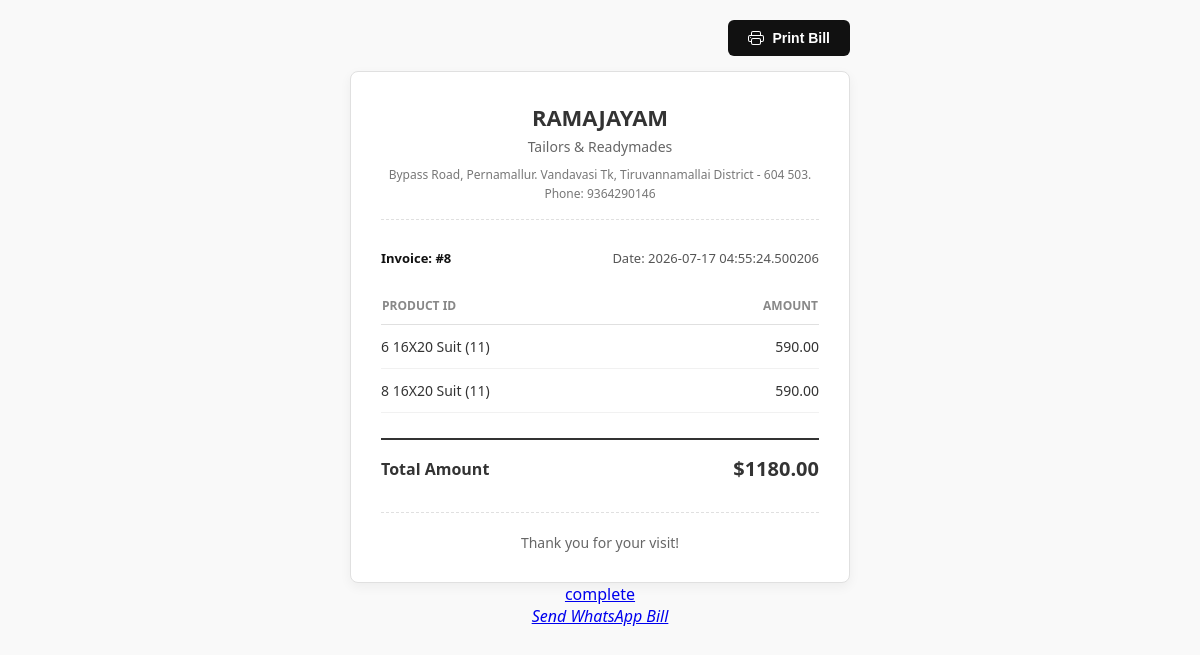
The page /bill_show_page/8 on the database its author committed.
### app.py (models this page shows)
class ShopDealer(UserMixin,db.Model) :
    id = db.Column(db.Integer, primary_key=True)
    shop_username = db.Column(db.String(150), unique=True, nullable=False)
    password = db.Column(db.String(150), nullable=False)
    shop_name = db.Column(db.String(150),nullable=False)
    shop_title = db.Column(db.String(150),nullable=False)
    shop_location = db.Column(db.String(150),nullable=False)
    shop_phone_number = db.Column(db.String(10),nullable=False)
    shop_gst_number = db.Column(db.String(15),default=None)

class Billing(db.Model) :
    id = db.Column(db.Integer,primary_key=True)
    customer_no = db.Column(db.String(10))
    customer_name = db.Column(db.String(100))
    customer_address = db.Column(db.String(100), nullable=True)
    billing_amount = db.Column(db.Integer)
    total_quantity = db.Column(db.Integer)
    billing_date = db.Column(db.DateTime, default=datetime.utcnow)
    billing_products = db.relationship('SelledProduct', backref='billing', lazy=True)

class SelledProduct(db.Model) :
    id = db.Column(db.Integer,primary_key=True)
    billing_id = db.Column(db.Integer, db.ForeignKey('billing.id'), nullable=True)
    selled_product_name = db.Column(db.String(100))
    selled_product_id = db.Column(db.String(100))
    selled_product_amount = db.Column(db.Integer)
    scanned_at = db.Column(db.DateTime, default=datetime.utcnow)

### app.py (the view)
@app.route('/bill_show_page/<int:billing_id>')
def bill_show_page(billing_id):
    billing = Billing.query.get_or_404(billing_id)
    selled = SelledProduct.query.filter_by(billing_id=billing_id)
    shop = ShopDealer.query.all()
    return render_template('bill_show_page.html', billing=billing,selled=selled,shop=shop)

### templates/bill_show_page.html (shortened to what this page needs)
<!DOCTYPE html>
<html lang="en">
<head>
</head>
<body>
    <div class="action-panel">
        <button class="print-btn" onclick="window.print()">
            Print Bill
        </button>
    </div>
    <div class="receipt-card">
        <header class="shop-header">
            {% for shop in shop %}
            <h1 class="shop-name">{{ shop.shop_name }}</h1>
            <p class="shop-title">{{ shop.shop_title }}</p>
            <p class="shop-details">{{ shop.shop_location }}</p>
            <p class="shop-details">Phone: {{ shop.shop_phone_number }}</p>
            {% endfor %}
        </header>
        <div class="invoice-meta">
            <div class="meta-group">
                <p class="invoice-id">Invoice: #{{ billing.id }}</p>
            </div>
            <div class="meta-group text-right">
                <p>Date: {{ billing.billing_date }}</p>
            </div>
        </div>
        <table class="items-table">
            <thead>
                <tr>
                    <th>Product ID</th>
                    <th class="text-right">Amount</th>
                </tr>
            </thead>
            <tbody>
                {% for selled in selled %}
                {% if selled.billing_id == billing.id %}
                <tr>
                    <td>{{ selled.selled_product_id }} {{ selled.selled_product_name }}</td>
                    {% if selled.selled_product_amount != selled.backup_product_amount %}
                    <td class="text-right"> {{ "%.2f"|format(selled.selled_product_amount|float) }}</td>
                    {% else %}
                    <td class="text-right">{{ "%.2f"|format(selled.backup_product_amount|float) }}</td>
                    {% endif %}
                </tr>
                {% endif %}
                {% endfor %}
            </tbody>
        </table>
        <div class="total-section">
            <span class="total-label">Total Amount</span>
            <span class="total-amount">${{ "%.2f"|format(billing.billing_amount|float) }}</span>
        </div>
        <footer class="receipt-footer">
            Thank you for your visit!
        </footer>
    </div>
    <a href="/shop_dashboard">complete</a>
    <address> <a href="/whatsapp_bill/{{ billing.id }}">Send WhatsApp Bill</a></address>
</body>
</html>

### templates/bill_show_page.html (style rules this page uses)
:root { --primary-color: #333; --border-color: #e0e0e0; --bg-color: #f9f9f9; }
body { font-family: system-ui, -apple-system, BlinkMacSystemFont, "Segoe UI", Roboto, sans-serif; background-color: var(--bg-color); color: var(--primary-color); margin: 0; padding: 20px; display: flex; flex-direction: column; align-items: center; }
.action-panel { width: 100%; max-width: 500px; display: flex; justify-content: flex-end; margin-bottom: 15px; }
.print-btn { background-color: #111111; color: #ffffff; border: none; padding: 10px 20px; font-size: 14px; font-weight: 600; border-radius: 6px; cursor: pointer; transition: background-color 0.2s; display: inline-flex; align-items: center; gap: 8px; }
.receipt-card { background: #ffffff; width: 100%; max-width: 500px; padding: 30px; box-sizing: border-box; border-radius: 8px; box-shadow: 0 4px 12px rgba(0, 0, 0, 0.05); border: 1px solid var(--border-color); }
.shop-header { text-align: center; margin-bottom: 25px; border-bottom: 1px dashed var(--border-color); padding-bottom: 15px; }
.shop-name { font-size: 22px; font-weight: 700; margin: 0 0 5px 0; text-transform: uppercase; }
.shop-title { font-size: 14px; color: #666; margin: 0 0 10px 0; }
.shop-details { font-size: 12px; color: #777; margin: 2px 0; }
.invoice-meta { display: flex; justify-content: space-between; font-size: 13px; margin-bottom: 25px; color: #555; }
.meta-group p { margin: 4px 0; }
.invoice-id { font-weight: 700; color: #111; }
.items-table { width: 100%; border-collapse: collapse; text-align: left; margin-bottom: 25px; }
.items-table th { font-size: 12px; text-transform: uppercase; color: #888; padding-bottom: 10px; border-bottom: 1px solid var(--border-color); }
.items-table td { padding: 12px 0; font-size: 14px; border-bottom: 1px solid #f1f1f1; }
.text-right { text-align: right; }
.total-section { border-top: 2px solid var(--primary-color); padding-top: 15px; display: flex; justify-content: space-between; align-items: center; margin-bottom: 30px; }
.total-label { font-size: 16px; font-weight: 700; }
.total-amount { font-size: 20px; font-weight: 800; }
.receipt-footer { text-align: center; font-size: 14px; font-weight: 500; color: #666; border-top: 1px dashed var(--border-color); padding-top: 20px; }

### rows shown on the page
ShopDealer: shop_name "RAMAJAYAM", shop_title "Tailors & Readymades", shop_location "Bypass Road, Pernamallur. Vandavasi Tk, Tiruvannamallai District - 604 503.", shop_phone_number "9364290146"
Billing: id "8", billing_date "2026-07-17 04:55:24.500206", billing_amount "1180.00"
SelledProduct: selled_product_id "6", selled_product_name "16X20 Suit (11)", selled_product_amount "590.00"
SelledProduct: selled_product_id "8", selled_product_name "16X20 Suit (11)", selled_product_amount "590.00"
